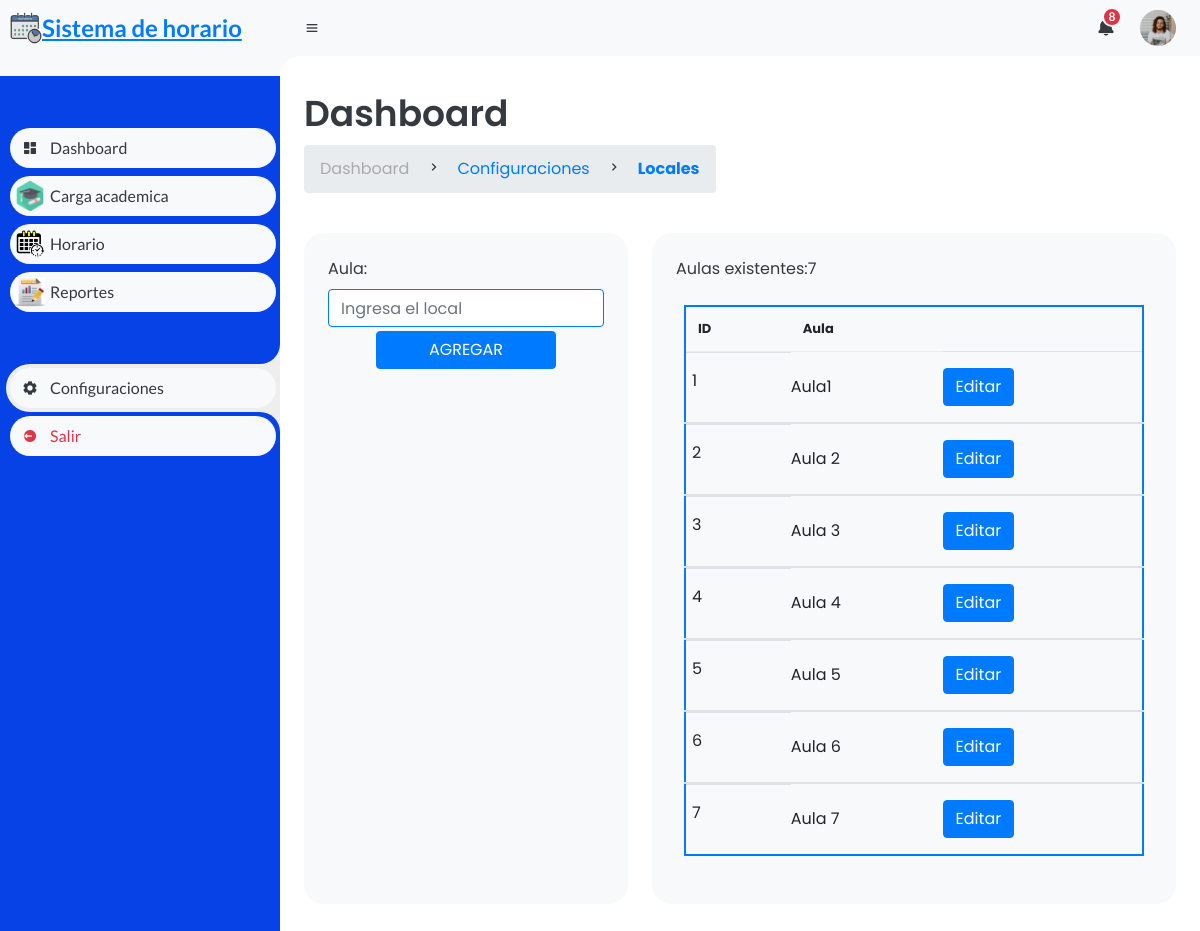
Page /dashboard-admin/configuracion/locales.php on the committed database.
### tables this page shows
CREATE TABLE IF NOT EXISTS `locales` (
  `id_local` int NOT NULL AUTO_INCREMENT,
  `nombre_local` varchar(200) NOT NULL,
  PRIMARY KEY (`id_local`)
);

### dashboard-admin/configuracion/locales.php (the view, shortened to what this page needs)
<!DOCTYPE html>
<html lang="en">
<head>
    <link href='https://unpkg.com/boxicons@2.0.9/css/boxicons.min.css' rel='stylesheet'>
    <link rel="stylesheet" href="../style.css">
    <link rel="stylesheet" href="https://stackpath.bootstrapcdn.com/bootstrap/4.3.1/css/bootstrap.min.css">
</head>
<body>
    <section id="sidebar" style="background-color: rgb(7, 66, 230);">
        <a href="#" class="brand">
            <img src="../../img/semestre.png" style="width: 32px; height: 32px; margin-left: 10px;" alt="logo restaurantapp">
            <span class="text">Sistema de horario</span>
        </a>
        <ul class="side-menu top">
            <li>
                <a href="../index.php">
                    <i class='bx bxs-dashboard'></i>
                    <span class="text">Dashboard</span>
                </a>
            </li>
            <li>
                <a href="../carga_academica.php">
                    <i class='bx  '>
                        <img src="../../img/carga.png" style="width: 30px; height: 30px;">
                    </i>
                    <span class="text">Carga academica</span>
                </a>
            </li>
            <li>
                <a href="../horario_academico.php">
                    <i class='bx'>
                        <img src="../../img/horario.png" style="width: 30px; height: 30px;">
                    </i>
                    <span class="text">Horario</span>
                </a>
            </li>
            <li>
                <a href="../reportes.php">
                    <i class='bx'>
                        <img src="../../img/reporte.png" style="width: 30px; height: 30px;">
                    </i>
                    <span class="text">Reportes</span>
                </a>
            </li>
        </ul>
        <ul class="side-menu">
            <li class="active">
                <a href="../configuraciones.php">
                    <i class='bx bxs-cog'></i>
                    <span class="text">Configuraciones</span>
                </a>
            </li>
            <li>
                <a href="#" class="logout">
                    <i class='bx bxs-log-out-circle'></i>
                    <span class="text">Salir</span>
                </a>
            </li>
        </ul>
    </section>
    <section id="content">
        <nav>
            <i class='bx bx-menu'></i>
            <a href="#" class="nav-link"></a>
            <form action="#">
                <div class="form-input">
                </div>
            </form>
            <a href="#" class="notification">
                <i class='bx bxs-bell'></i>
                <span class="num">8</span>
            </a>
            <a href="#" class="profile">
                <img src="img/people.png">
            </a>
        </nav>
        <main>
            <div class="head-title">
                <div class="left">
                    <h1>Dashboard</h1>
                    <ul class="breadcrumb">
                        <li>
                            <a href="#">Dashboard</a>
                        </li>
                        <li><i class='bx bx-chevron-right'></i></li>
                        <li>
                            <a class="active" href="../configuraciones.php">Configuraciones</a>
                        </li>
                        <li><i class='bx bx-chevron-right'></i></li>
                        <li>
                            <a class="active" href="locales.php"><strong>Locales</strong></a>
                        </li>
                    </ul>
                </div>
            </div>
            <?php
            include("../../controlador/conexion.php");
            extract($_GET);
            $queryLocal2 = mysqli_query($mysqli, "SELECT *FROM locales");
            $local2 = mysqli_fetch_all($queryLocal2, MYSQLI_ASSOC);
            $cantidadLocal2 = mysqli_num_rows($queryLocal2);
            ?>
            <div class="table-data">
                <div class="todo">
                    <form action="" enctype="multipart/form-data" method="post" class="formulario column column--50 bg-orange">
                        <div class="row g-3">
                            <div class="col">
                                <label for="" class="formulario__label">Aula: </label>
                                <?php if (!@empty($id_local)) {
                                    $queryLocal1 = mysqli_query($mysqli, "SELECT *FROM locales where id_local='$id_local'");
                                    $local1 = mysqli_fetch_all($queryLocal1, MYSQLI_ASSOC);
                                    $cantidadLocal1 = mysqli_num_rows($queryLocal1);
                                    if ($cantidadLocal1 > 0) {
                                        foreach ($local1 as $rowLocal) {
                                            $id_Local = $rowLocal['id_local'];
                                            $nombre_Local = $rowLocal['nombre_local'];
                                ?>
                                            <input type="text" name="localName" value="<?php echo $nombre_Local; ?>" class="form-control border-primary" required="required">
                                    <?php
                                        }
                                    } ?>
                                <?php } else { ?>
                                    <input type="text" name="localName" placeholder="Ingresa el local" class="form-control border-primary" required="required">
                                <?php } ?>
                            </div>
                        </div>
                        <center>
                            <?php if (!@empty($id_local)) { ?>
                                <input type="submit" name="editarLocal" value="EDITAR" style="width:180px; margin-top: 4px;" class="btn btn-primary">
                                <input type="submit" name="cancelarLocal" value="CANCELAR" style="width:180px; margin-top: 4px;" class="btn btn-success">
                            <?php } else { ?>
                                <input type="submit" name="agregarLocal" value="AGREGAR" style="width:180px; margin-top: 4px;" class="btn btn-primary">
                            <?php } ?>
                        </center>
                    </form>
                </div>
                <div class="order">
                    <p> Aulas existentes:<?php echo $cantidadLocal2 ?></p>
                    <div class="container-fluid p-2">
                        <table class="table border-primary" style="border:2px solid blue;">
                            <thead>
                                <tr>
                                    <th scope="col">ID</th>
                                    <th scope="col">Aula</th>
                                </tr>
                            </thead>
                            <?php
                            if ($cantidadLocal2 > 0) {
                                foreach ($local2 as $rowLocal) {
                                    $id_locales = $rowLocal['id_local'];
                                    $nombre_local = $rowLocal['nombre_local'];
                            ?>
                                    <tbody>
                                        <div class="container_card">
                                            <tr>
                                                <td style="vertical-align: middle;"><?php echo $id_locales; ?></td>
                                                <td style="vertical-align: middle;"><?php echo $nombre_local; ?></td>
                                                <?php if ($id_locales == @$id_local) {
                                                } else { ?>
                                                    <td style="vertical-align: middle;"><a href="locales.php?id_local=<?php echo $id_locales; ?>" class="btn btn-primary">Editar</a> </td>
                                                <?php } ?>
                                            </tr>
                                        </div>
                                    </tbody>
                            <?php }
                            } ?>
                        </table>
                    </div>
                </div>
            </div>
        </main>
    </section>
</body>
</html>

### rows in the picture
locales: id_local "1", nombre_local "Aula1"
locales: id_local "2", nombre_local "Aula 2"
locales: id_local "3", nombre_local "Aula 3"
locales: id_local "4", nombre_local "Aula 4"
locales: id_local "5", nombre_local "Aula 5"
locales: id_local "6", nombre_local "Aula 6"
locales: id_local "7", nombre_local "Aula 7"

### other values in the picture
$cantidadLocal2 "7"
